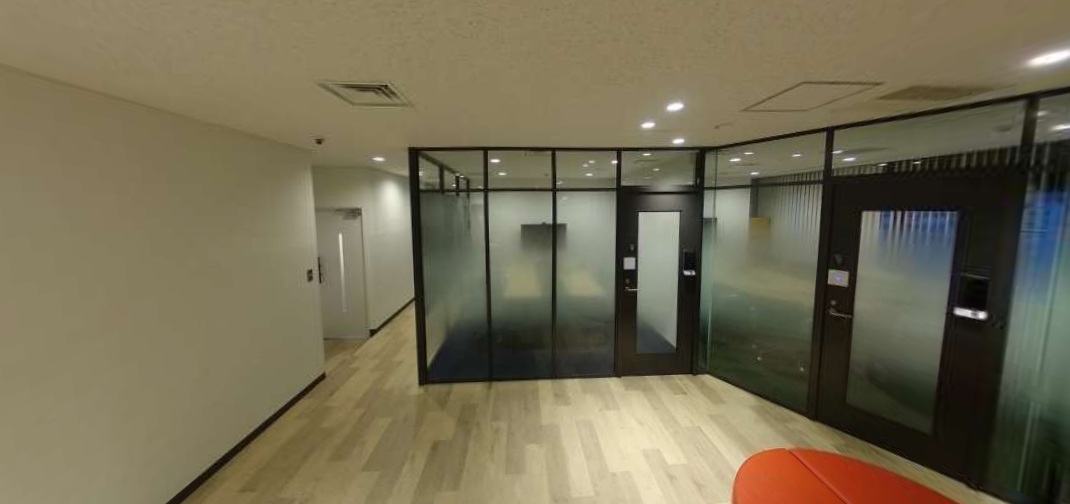
#> input picture saize/img/image4.png, 1070 x 504 px
$ python openai_diff.py
#> lines starting #> are read from the running program, lines starting #| are printed output that depends on the picture; after the words box and inside, x2 and y2 are one past the last pixel; in counts of white or black regions, pixels touching at a corner belong together
### saize/ni.py
import cv2
import numpy as np
import matplotlib.pyplot as plt

from utlis.clahe import apply_clahe_and_plot

def onTrackbar(position):
    global threshold
    threshold = position

# [41 lines left out: function nitika_image, not called in this run]

def show_niti(img3):
    # しきい値処理
    ret, img_th_simple = cv2.threshold(img3, 40, 255, cv2.THRESH_BINARY)
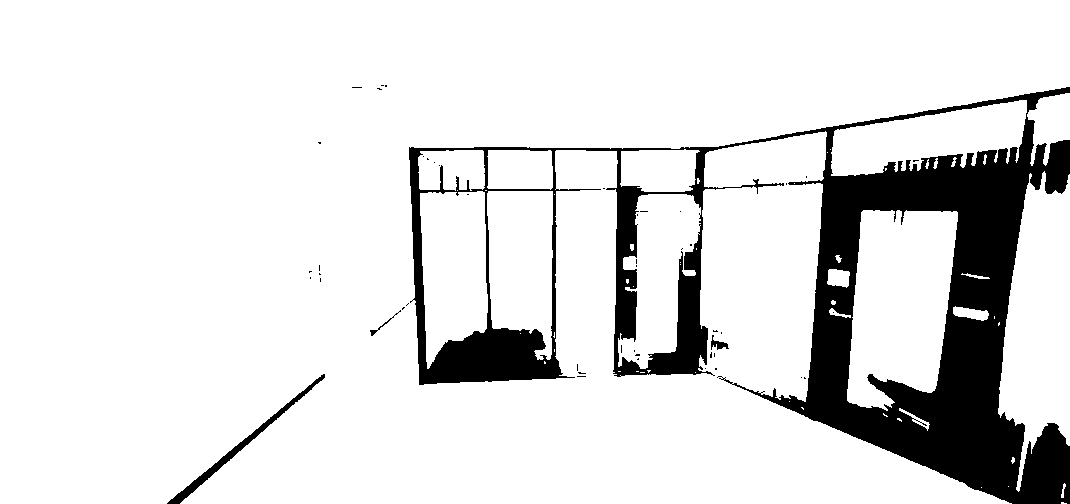
#> img_th_simple: shape (504, 1070); 87.3% white; 48 black regions (44 under 20 px), largest, box (x1, y1, x2, y2) and area: (409, 87, 1070, 504) 67138, (167, 374, 325, 504) 1202, (711, 335, 729, 350) 112, (370, 310, 401, 336) 68
    _, img_th_mean = cv2.threshold(img3, 80, 60, cv2.THRESH_BINARY)
#> img_th_mean: shape (504, 1070); values 0 (black) and 60 (white), 80% white; 67 black regions (47 under 20 px), largest, box (x1, y1, x2, y2) and area: (369, 86, 1070, 504) 103591, (166, 372, 326, 504) 1732, (879, 86, 991, 101) 945
    _, img_th_gaussian = cv2.threshold(img3, 120, 255, cv2.THRESH_BINARY)
#> img_th_gaussian: shape (504, 1070); 49.1% white; 265 white regions (208 under 20 px), largest, box (x1, y1, x2, y2) and area: (0, 0, 904, 150) 99745, (0, 142, 414, 504) 83346, (281, 375, 842, 504) 44050

    # 画像を4つ並べるための空の配列を作成
    height, width = img3.shape
#> height = 504; width = 1070
    combined_image = np.zeros((height, width * 4), dtype=np.uint8)

    # 各画像を配置
    combined_image[:, :width] = img3                # 元の画像
    combined_image[:, width:width*2] = img_th_simple  # 簡易二値化
    combined_image[:, width*2:width*3] = img_th_mean   # 平均二値化
    combined_image[:, width*3:] = img_th_gaussian       # ガウシアン二値化
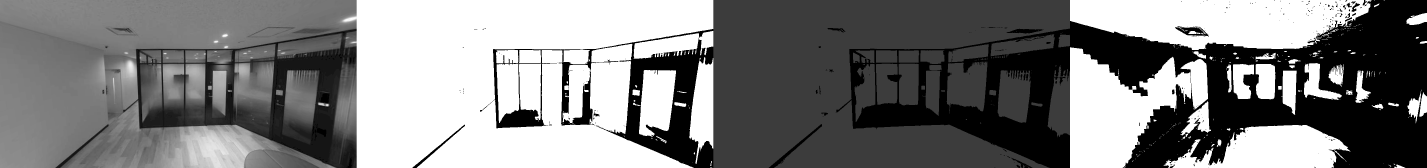
#> combined_image: shape (504, 4280) (shown at 1/3 size); min 0, max 255, mean 126.2

    # matplotlibを使用して表示
    plt.imshow(combined_image, cmap='gray')
    plt.axis('off')  # 軸を非表示
    plt.show()

image1 = cv2.imread(r'img/image4.png', 0)
show_niti(image1)

### saize/utlis/clahe.py
import cv2
import numpy as np
from matplotlib import pyplot as plt

def apply_clahe_and_plot(image1, image2, clip_limit=4.0, tile_grid_size=(8, 8)):
    # CLAHEの作成
    clahe = cv2.createCLAHE(clipLimit=clip_limit, tileGridSize=tile_grid_size)

    # CLAHEを適用
    result1 = clahe.apply(image1)
    result2 = clahe.apply(image2)

    # [27 lines of commented-out code are left out]

    return result1, result2

### saize/openai_diff.py
import numpy as np
import cv2
from matplotlib import pyplot as plt
from utlis.show_image import show_1Img, show_2Img
from utlis.clahe import apply_clahe_and_plot
from ni import nitika_image

# 画像を読み込む
image1 = cv2.imread(r'img/image3.png')
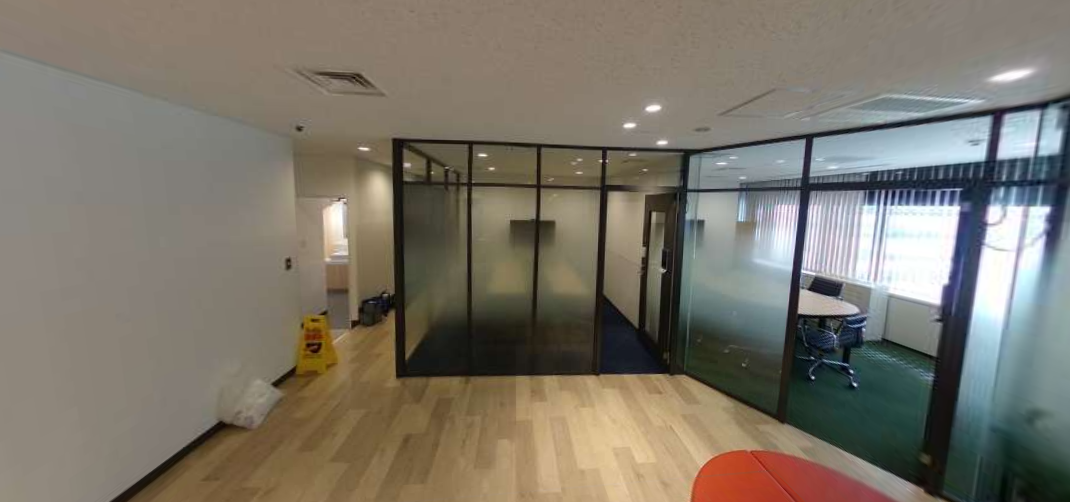
#> input picture saize/img/image3.png, 1070 x 502 px
#> image1 is the input picture: shape (502, 1070, 3); mean B, G, R 105.8, 117.3, 123.5
image2 = cv2.imread(r'img/image4.png')
#> image2 is the input picture: shape (504, 1070, 3); mean B, G, R 83.7, 108.6, 116.6

# リサイズ
h_1, w_1, _ = image1.shape
#> h_1 = 502; w_1 = 1070
h_2, w_2, _ = image2.shape
#> h_2 = 504; w_2 = 1070
h_min = min(h_1, h_2)
#> h_min = 502
w_min = min(w_1, w_2)
#> w_min = 1070
image1 = image1[0:h_min, 0:w_min]
image2 = image2[0:h_min, 0:w_min]
#> image2: shape (502, 1070, 3)

# グレースケールに変換
gray1 = cv2.cvtColor(image1, cv2.COLOR_BGR2GRAY)
gray2 = cv2.cvtColor(image2, cv2.COLOR_BGR2GRAY)

# CLAHEで明るさを揃える
gray1_clahe, gray2_clahe = apply_clahe_and_plot(gray1, gray2)
#> in apply_clahe_and_plot, `result2 = clahe.apply(image2)`:
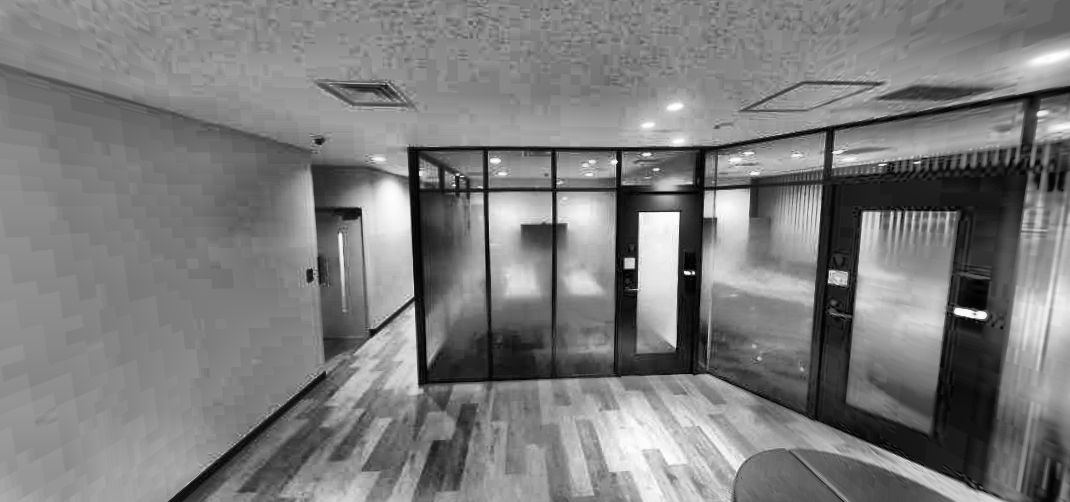
#> result2: shape (502, 1070); min 0, max 255, mean 124

# AKAZEで特徴量検出
akaze = cv2.AKAZE_create()
kp1, des1 = akaze.detectAndCompute(gray1_clahe, None)
#> kp1 = 1374 keypoints; strongest (x, y, size): (809, 302, 16.1), (532, 234, 32.3), (618, 204, 16.1), (616, 200, 11.4)
kp2, des2 = akaze.detectAndCompute(gray2_clahe, None)
#> kp2 = 1128 keypoints; strongest (x, y, size): (628, 263, 8.1), (981, 315, 8.1), (838, 277, 11.4), (657, 232, 32.3)

# ディスクリプタをfloat32に変換
des1 = np.float32(des1)
des2 = np.float32(des2)

# FLANNベースのマッチング
FLANN_INDEX_KDTREE = 0
index_params = dict(algorithm=FLANN_INDEX_KDTREE, trees=5)
search_params = dict(checks=50)
flann = cv2.FlannBasedMatcher(index_params, search_params)
matches = flann.knnMatch(des1, des2, k=2)
#> matches = 1374 matches

# Lowe's ratio testによる良いマッチの抽出
good = []
for m, n in matches:
    if m.distance < 0.7 * n.distance:
        good.append(m)
#> after the loop, good = 71 matches

MIN_MATCH_COUNT = 10
if len(good) > MIN_MATCH_COUNT:
    src_pts = np.float32([kp1[m.queryIdx].pt for m in good]).reshape(-1, 1, 2)
#> src_pts = 71 rows, first 8: [475.2, 147.4], [463.7, 179.3], [451.7, 188.2], [671.9, 372.9], [649.2, 148.2], [604, 149.9], [686, 152.8], [387.8, 161.3]
    dst_pts = np.float32([kp2[m.trainIdx].pt for m in good]).reshape(-1, 1, 2)
#> dst_pts = 71 rows, first 8: [490, 152.9], [480.1, 185.8], [462.3, 194.4], [694.3, 372.7], [666.4, 148], [618.5, 151.4], [701.8, 150.2], [404.5, 171.2]

    M, mask = cv2.findHomography(dst_pts, src_pts, cv2.RANSAC, 5.0)
#> M = [[1.02, -0.0611, -6.09], [0.0381, 1, -21.22], [4.13e-05, -2.7e-05, 1]]; mask = 71 values, max 1 at index 0, min 0 at index 7, mean 0.887
    matchesMask = mask.ravel().tolist()
#> matchesMask has the same summary as mask

    h, w = gray1.shape
#> h = 502; w = 1070
    pts = np.float32([[0, 0], [0, h - 1], [w - 1, h - 1], [w - 1, 0]]).reshape(-1, 1, 2)
    dst = cv2.perspectiveTransform(pts, M)
#> dst = [[-6.09, -21.22], [-37.21, 487.6], [1026.4, 506.2], [1042.5, 18.69]]

    image2_aligned = cv2.warpPerspective(gray2_clahe, M, (w, h))

    # ノイズ除去
    image2_aligned = cv2.GaussianBlur(image2_aligned, (5, 5), 0)

    # 差分計算
    block_size = 50
    difference = np.zeros_like(gray1)
    difference_without_morph = np.zeros_like(gray1)
    for y in range(0, h, block_size):
        for x in range(0, w, block_size):
            block_h = min(block_size, h - y)
            block_w = min(block_size, w - x)
            block1 = gray1_clahe[y:y + block_h, x:x + block_w]
            block2 = image2_aligned[y:y + block_h, x:x + block_w]

            # 差分
            difference_block = cv2.absdiff(block1, block2)
            difference_without_morph[y:y + block_h, x:x + block_w] = difference_block

            # モルフォロジー演算
            kernel = np.ones((5, 5), np.uint8)
            diff_block_erode = cv2.erode(difference_block, kernel, iterations=1)
            diff_block_dilate = cv2.dilate(diff_block_erode, kernel, iterations=1)

            difference[y:y + block_h, x:x + block_w] = diff_block_dilate
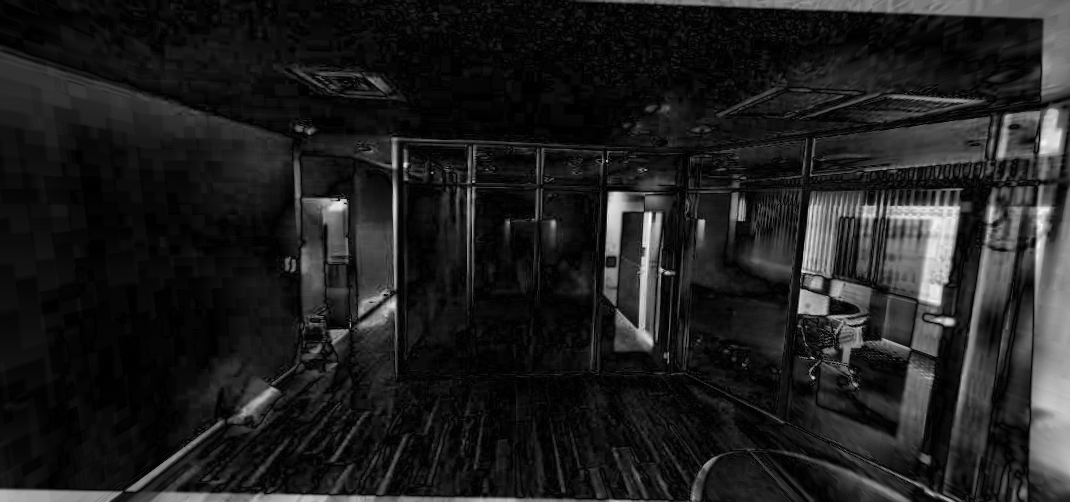
#> difference_without_morph: shape (502, 1070); min 0, max 251, mean 31

    # モルフォロジー処理をしない差分画像を保存
    cv2.imwrite('difference_without_morph.png', difference_without_morph)

    # モルフォロジー処理後の差分画像を保存
    cv2.imwrite('difference_with_morph.png', difference)

    # しきい値処理で差分の強調
    _, thresh = cv2.threshold(difference, 0, 255, cv2.THRESH_BINARY + cv2.THRESH_OTSU)
#> thresh: shape (502, 1070); 11.3% white; 79 white regions (5 under 20 px), largest, box (x1, y1, x2, y2) and area: (1027, 185, 1070, 492) 10326, (621, 0, 1070, 99) 7105, (884, 189, 961, 314) 6232

    # モルフォロジー演算（オープニング処理）でノイズ除去
    kernel = np.ones((5, 5), np.uint8)
    img_opening = cv2.morphologyEx(thresh, cv2.MORPH_OPEN, kernel)
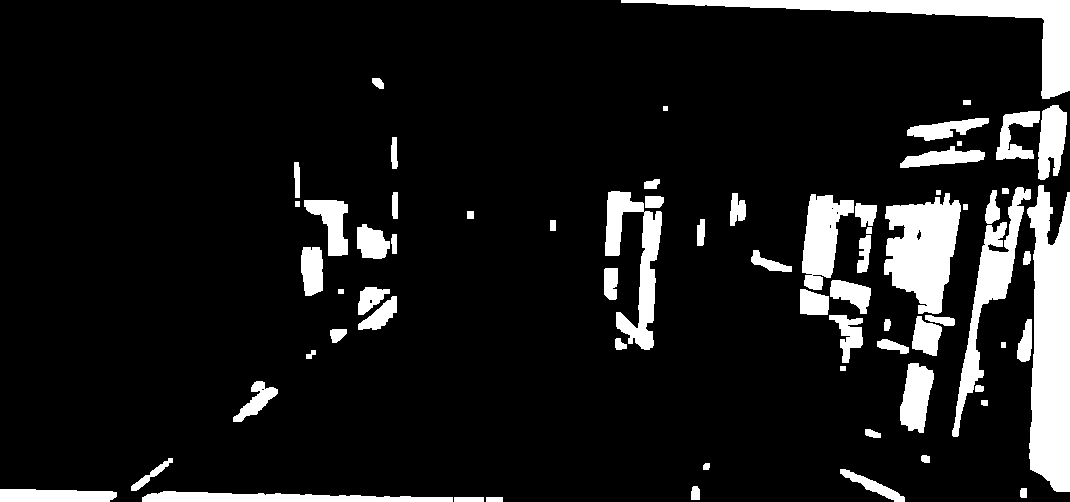
#> img_opening: shape (502, 1070); 11.1% white; 69 white regions

    # 輪郭の検出
    contours, _ = cv2.findContours(thresh, cv2.RETR_EXTERNAL, cv2.CHAIN_APPROX_SIMPLE)
#> contours = 79 contours, 11 with area under 20; largest, box (x1, y1, x2, y2) and area: (1027, 185, 1070, 492) 9940, (621, 0, 1070, 99) 6570, (884, 189, 961, 314) 6088, (952, 187, 1031, 437) 3881, (605, 191, 662, 350) 3511

    # 元画像に間違い部分を赤色で塗りつぶし
    image1_with_diff = image1.copy()
    cv2.drawContours(image1_with_diff, contours, -1, (0, 0, 255), -1) # -1を指定して塗りつぶす
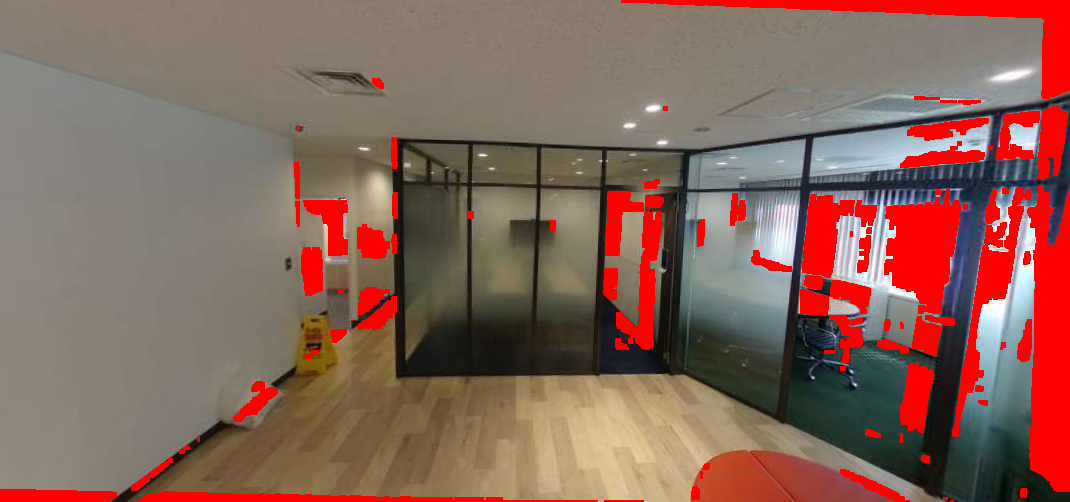
#> image1_with_diff: shape (502, 1070, 3); 11.31% of pixels changed, all inside (x1, y1, x2, y2) = (0, 0, 1070, 502)

    # 結果を表示
    plt.imshow(cv2.cvtColor(image1_with_diff, cv2.COLOR_BGR2RGB))
    plt.axis('off')
    plt.show()

    # 差分が強調された画像を保存
    cv2.imwrite('image1_with_diff.png', image1_with_diff)

else:
    print("Not enough matches are found - %d/%d" % (len(good), MIN_MATCH_COUNT))
    matchesMask = None
